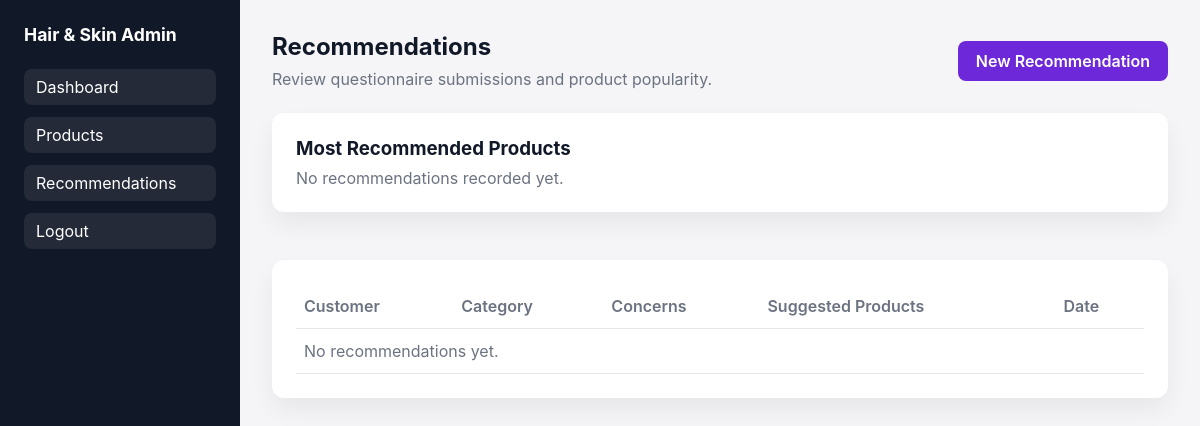
The app's page /recommendations/ (signed in), older data.
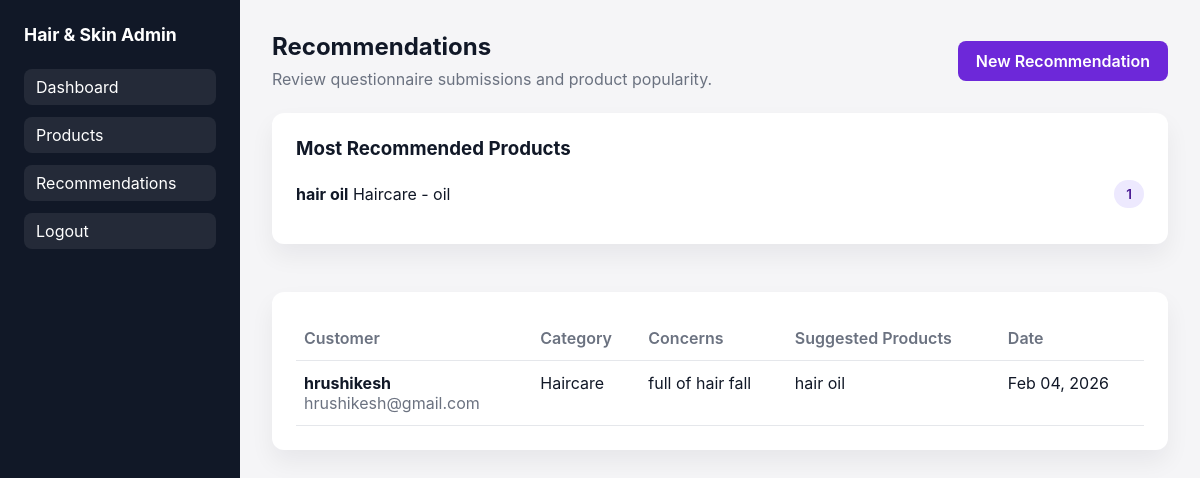
The same page, newer data.
### catalog/models.py (models this page shows, shortened)
class Product(models.Model):
    CATEGORY_CHOICES = [
        ("skincare", "Skincare"),
        ("haircare", "Haircare"),
    ]
    name = models.CharField(max_length=150)
    category = models.CharField(max_length=30, choices=CATEGORY_CHOICES)
    product_type = models.CharField(max_length=120)
    description = models.TextField()
    ingredients = models.TextField()
    price = models.DecimalField(max_digits=8, decimal_places=2)
    image = models.ImageField(upload_to="products/", blank=True, null=True)
    created_at = models.DateTimeField(auto_now_add=True)
    updated_at = models.DateTimeField(auto_now=True)

class Recommendation(models.Model):
    CATEGORY_CHOICES = [
        ("skincare", "Skincare"),
        ("haircare", "Haircare"),
    ]
    full_name = models.CharField(max_length=150)
    email = models.EmailField()
    category = models.CharField(max_length=30, choices=CATEGORY_CHOICES)
    concerns = models.TextField()
    recommended_products = models.ManyToManyField(Product, related_name="recommendations")
    created_at = models.DateTimeField(auto_now_add=True)

### catalog/views.py (the view)
# urls.py: path("recommendations/", views.recommendation_list, name="recommendation_list"),
@login_required
def recommendation_list(request):
    recommendations = Recommendation.objects.prefetch_related("recommended_products").order_by("-created_at")
    popular_products = (
        Product.objects.annotate(reco_count=Count("recommendations"))
        .filter(reco_count__gt=0)
        .order_by("-reco_count", "name")
    )
    context = {
        "recommendations": recommendations,
        "popular_products": popular_products,
    }
    return render(request, "catalog/recommendation_list.html", context)

### catalog/templates/catalog/recommendation_list.html (shortened to what this page needs)
{% extends 'base.html' %}
{% block content %}
<section class="page-header">
    <div>
        <h1>Recommendations</h1>
        <p>Review questionnaire submissions and product popularity.</p>
    </div>
    <a class="button" href="{% url 'recommendation_create' %}">New Recommendation</a>
</section>
<section class="stats-grid">
    <div class="card">
        <h3>Most Recommended Products</h3>
        {% if popular_products %}
            <ul class="top-list">
                {% for product in popular_products %}
                    <li>
                        <div>
                            <strong>{{ product.name }}</strong>
                            <span>{{ product.get_category_display }} - {{ product.product_type }}</span>
                        </div>
                        <span class="pill">{{ product.reco_count }}</span>
                    </li>
                {% endfor %}
            </ul>
        {% else %}
            <p class="muted">No recommendations recorded yet.</p>
        {% endif %}
    </div>
</section>
<section class="table-card">
    <table>
        <thead>
            <tr>
                <th>Customer</th>
                <th>Category</th>
                <th>Concerns</th>
                <th>Suggested Products</th>
                <th>Date</th>
            </tr>
        </thead>
        <tbody>
            {% for recommendation in recommendations %}
            <tr>
                <td>
                    <strong>{{ recommendation.full_name }}</strong>
                    <div class="muted">{{ recommendation.email }}</div>
                </td>
                <td>{{ recommendation.get_category_display }}</td>
                <td>{{ recommendation.concerns }}</td>
                <td>
                    <ul class="compact-list">
                        {% for product in recommendation.recommended_products.all %}
                            <li>{{ product.name }}</li>
                        {% empty %}
                            <li class="muted">No product selected</li>
                        {% endfor %}
                    </ul>
                </td>
                <td>{{ recommendation.created_at|date:"M d, Y" }}</td>
            </tr>
            {% empty %}
            <tr>
                <td colspan="5" class="muted">No recommendations yet.</td>
            </tr>
            {% endfor %}
        </tbody>
    </table>
</section>
{% endblock %}

Row changes from the older to the newer data that the page shows:
now on this page (row unchanged): Product: name "hair oil", category "Haircare", product_type "oil", reco_count "1"
added Recommendation: full_name "hrushikesh", email "hrushikesh@gmail.com", category "Haircare", concerns "full of hair fall", created_at "Feb 04, 2026"
Text that changed along with them:
text no longer shown: "No recommendations recorded yet. No recommendations yet."
